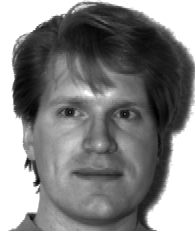
#> input picture hw7/Yale_Face_Database/Training/subject01.centerlight.pgm, 195 x 231 px
$ python PCA.py   (older library calls are emulated)
#> lines starting #> are read from the running program, lines starting #| are printed output that depends on the picture
import os
import re
import cv2
import numpy as np
from scipy.spatial.distance import cdist, pdist, squareform
from PIL import Image

def read_input(dir):
    training_file = os.listdir(dir)
    data = []
    subject = []
    for file in training_file:
        file_name = dir + file
        number = int(file_name.split('subject')[1].split('.')[0])
        subject.append(number)
        img = Image.open(file_name)
        img = img.resize((60,60), Image.ANTIALIAS)
        width, height = img.size
        pixel = np.array(img.getdata()).reshape((60*60))
        data.append(pixel)
    return np.array(data), np.array(subject)

def PCA(data):
    covariance = np.cov(data.T)
    eigen_values, eigen_vectors = np.linalg.eigh(covariance)
    idx = eigen_values.argsort()[::-1]
    eigen_vectors = eigen_vectors[:,idx][:,:25]
    return eigen_vectors

def kernelPCA(gram_matrix):
    N = gram_matrix.shape[0]
    one_n = np.ones((N, N)) / N
    K = gram_matrix - one_n.dot(gram_matrix) - gram_matrix.dot(one_n) + one_n.dot(gram_matrix).dot(one_n)
    eigen_values, eigen_vectors = np.linalg.eigh(K)
    idx = eigen_values.argsort()[::-1]
    eigen_vectors = eigen_vectors[:,idx][:,:25]
    return eigen_vectors

def visualization(data):
    random_idx = np.random.randint(len(data), size=10)
    for idx in random_idx:
        cv2.imwrite('./reconstruction_face/' + str(idx) + '.png', data[idx].reshape(60, 60))

def draweigenface(eigen_vectors):
    eigen_vectors = eigen_vectors.T
    for i in range(25):
        img = (eigen_vectors[i]-min(eigen_vectors[i]))/(max(eigen_vectors[i])-min(eigen_vectors[i])) * 255
        cv2.imwrite('./eigen_face/' + str(i) + '.png',img.reshape(60, 60))

def KNN(training_data, testing_data, training_subject):
    result = np.zeros(testing_data.shape[0])
    for i in range(testing_data.shape[0]):
        distance = np.zeros(training_data.shape[0])
        for j in range(training_data.shape[0]):
            distance[j] = np.sqrt(np.sum((testing_data[i] - training_data[j]) ** 2))
        result[i] = training_subject[np.argmin(distance)]
    return result

def checkperformance(testing_subject, predict):
    correct = 0
    for i in range(len(testing_subject)):
        if testing_subject[i] == predict[i]:
            correct += 1
    print(correct / len(testing_subject))

if __name__ == '__main__':
    # PCA
    training_data, training_subject = read_input('./Yale_Face_Database/Training/')
#> in read_input, img is the input picture: PIL image 195x231 L; min 0, max 255, mean 132.1
#> in read_input, `img = img.resize((60,60), Image.ANTIALIAS)`:
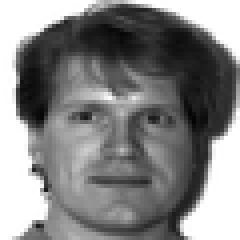
#> img: PIL image 60x60 L (shown 4 times larger); min 4, max 255, mean 131.9
#> in read_input, `pixel = np.array(img.getdata()).reshape((60*60))`: pixel = 3600 values, max 255 at index 0, min 4 at index 1848, mean 131.9
#> training_subject = [1]
    eigen_vectors = PCA(training_data)
#> in PCA, `covariance = np.cov(data.T)`: covariance: shape (3600, 3600) float64; every value is NaN or infinite
#> in PCA, `idx = eigen_values.argsort()[::-1]`: idx = 3600 values, max 3599 at index 0, min 0 at index 3599, mean 1799.5
    lower_dimension_training_data = training_data.dot(eigen_vectors)
    reconstruct_data = lower_dimension_training_data.dot(eigen_vectors.T)
    visualization(reconstruct_data)
#> in visualization, `random_idx = np.random.randint(len(data), size=10)`: random_idx = [0, 0, 0, 0, 0, 0, 0, 0, 0, 0]
#> the loop in visualization, `for idx in random_idx:` made 10 passes
    draweigenface(eigen_vectors)

    testing_data, testing_subject = read_input('./Yale_Face_Database/Testing/')
#> call 2 of read_input, with dir = './Yale_Face_Database/Testing/'
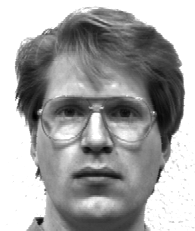
#> input picture hw7/Yale_Face_Database/Testing/subject01.glasses.pgm, 195 x 231 px
#> in read_input, img is the input picture: PIL image 195x231 L; min 0, max 255, mean 163.7
#> in read_input (call 2), `img = img.resize((60,60), Image.ANTIALIAS)`:
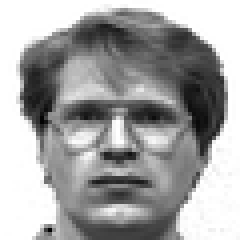
#> img: PIL image 60x60 L (shown 4 times larger); min 0, max 255, mean 163.5
#> in read_input (call 2), `pixel = np.array(img.getdata()).reshape((60*60))`: pixel = 3600 values, max 255 at index 0, min 0 at index 3432, mean 163.5
#> testing_subject = [1]
    lower_dimension_testing_data = testing_data.dot(eigen_vectors)

    predict = KNN(lower_dimension_training_data, lower_dimension_testing_data, training_subject)
#> predict = [1]
    checkperformance(testing_subject, predict)
#> the loop in checkperformance, `for i in range(len(testing_subject)):` made 1 pass
#> after the loop in checkperformance, `for i in range(len(testing_subject)):`: correct = 1
#| 1.0

    # kernel PCA
    training_gram_matrix = training_data.dot(training_data.T)
#> training_gram_matrix = [86840753]
    # training_gram_matrix = np.power(training_data.dot(training_data.T), 2)
    eigen_vectors = kernelPCA(training_gram_matrix)
#> in kernelPCA, `K = gram_matrix - one_n.dot(gram_matrix) - gram_matrix.dot(one_n) + on..`: K = [0]
#> in kernelPCA, `eigen_values, eigen_vectors = np.linalg.eigh(K)`: eigen_vectors = [1]
#> in kernelPCA, `idx = eigen_values.argsort()[::-1]`: idx = [0]
#> eigen_vectors = [1]
    lower_dimension_training_data = training_gram_matrix.dot(eigen_vectors)
#> lower_dimension_training_data = [86840753]

    testing_gram_matrix = testing_data.dot(training_data.T)
#> testing_gram_matrix = [95659300]
    # testing_gram_matrix = np.power(testing_data.dot(training_data.T), 2)
    lower_dimension_testing_data = testing_gram_matrix.dot(eigen_vectors)
#> lower_dimension_testing_data = [95659300]

    predict = KNN(lower_dimension_training_data, lower_dimension_testing_data, training_subject)
    checkperformance(testing_subject, predict)
#> the loop in checkperformance (call 2), `for i in range(len(testing_subject)):` made 1 pass
#| 1.0
